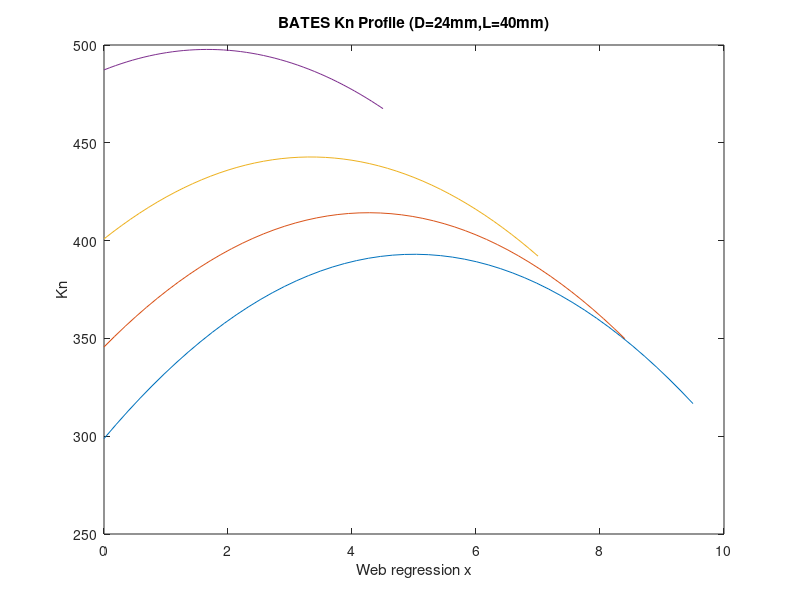

Here is the MATLAB script that generated this plot: (Note: this script raises an error after producing the figure.)
clear; close all;

d0s=[5,7.2,10,15];
for d0=d0s

% for BATES (Ballistic Test and Evaluation System) grain
N=1; % number of grain
D = 24; % [mm] initial grain outer diameter
% d0 = 7.2; % [mm] initial grain inner diameter
L0 = 40; % [mm] initial grain length
d = @(x) d0 + 2*x;
L = @(x) L0 - 2*x;
Ab = @(x) N*(1/2*pi*(D^2-d(x)^2)+pi*L(x)*d(x));

At = 5; % [mm]

Kn =@(x) Ab(x)/At;

Kns=[];
xs=[];
xmax=1/2*(D-d0);
Ndiv=50;
for x=linspace(0,xmax,Ndiv)
    xs(end+1)=x;
    Kns(end+1)=Kn(x);
end

plot(xs,Kns);
hold on;
end

title('BATES Kn Profile (D=24mm,L=40mm)');
xlabel('Web regression x');
ylabel('Kn');
legend(arrayfun(@(x) 'd0='+x+'[mm]', string(d0s)));
big;

Lopt = 1/2*(3*D+d0)


